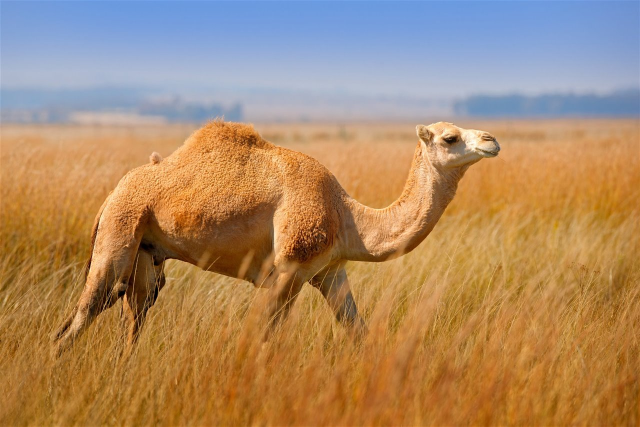
#> input picture img-original-1472/img-camello-1472.png, 1280 x 853 px (shown at 1/2 size)
$ python codigo-va-1472.py
#> lines starting #> are read from the running program, lines starting #| are printed output that depends on the picture; after the words box and inside, x2 and y2 are one past the last pixel; in counts of white or black regions, pixels touching at a corner belong together
# jose solis NC = 1472

# jose solis NC = 1472

import cv2
from pathlib import Path

# 1. Definir las rutas de trabajo
# .parent nos ubica en 'exa-va-1472' desde 'codigopy-1472'
try:
    carpeta_proyecto = Path(__file__).resolve().parent.parent
except NameError:
    carpeta_proyecto = Path.cwd()

# Se actualizó el nombre de la imagen a 'img-camello-1472.png'
ruta_original = (
    carpeta_proyecto
    / "img-original-1472"
    / "img-camello-1472.png"
)

carpeta_resultados = (
    carpeta_proyecto / "resultados-img-1472"
)

# Crear la carpeta de resultados si no existe
carpeta_resultados.mkdir(parents=True, exist_ok=True)

# 2. Leer la imagen original con imread
img1472 = cv2.imread(str(ruta_original))
#> img1472 is the input picture: shape (853, 1280, 3); mean B, G, R 102.8, 137.4, 171.6

# Comprobar que la imagen se haya leído correctamente
if img1472 is None:
    raise FileNotFoundError(
        f"No se pudo leer la imagen en la ruta: {ruta_original}\n"
        f"Verifica la ubicación del archivo 'img-camello-1472.png'."
    )

# 3. Rotar la imagen 90 grados en sentido horario
img90_1472 = cv2.rotate(
    img1472, cv2.ROTATE_90_CLOCKWISE
)
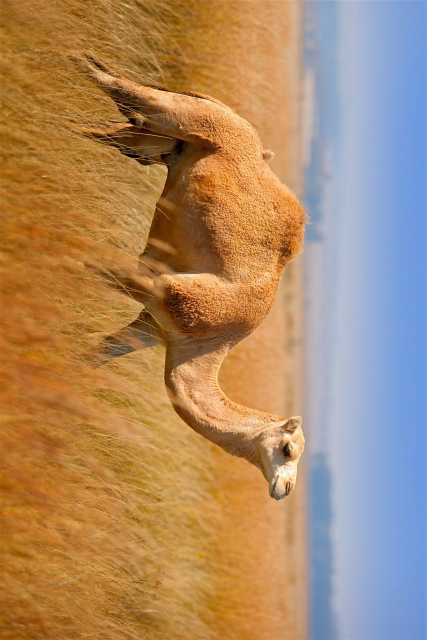
#> img90_1472: shape (1280, 853, 3) (shown at 1/2 size); mean B, G, R 102.8, 137.4, 171.6

# 4. Rotar la imagen 45 grados
alto, ancho = img1472.shape[:2]
#> alto = 853; ancho = 1280
centro = (ancho // 2, alto // 2)
#> centro = (640, 426)

matriz_rotacion = cv2.getRotationMatrix2D(
    centro, 45, 1.0
)

img45_1472 = cv2.warpAffine(
    img1472,
    matriz_rotacion,
    (ancho, alto)
)
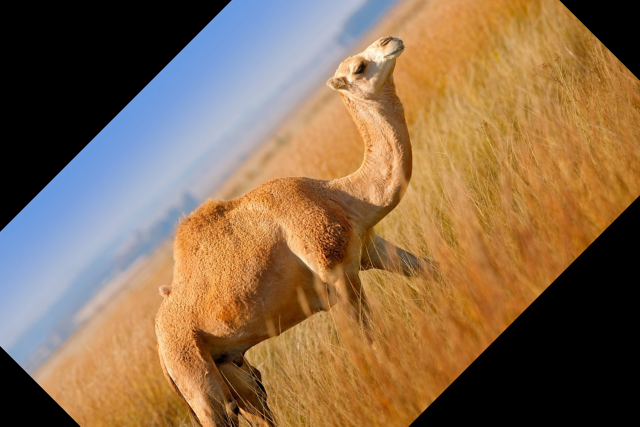
#> img45_1472: shape (853, 1280, 3) (shown at 1/2 size); mean B, G, R 78.2, 107.9, 137.3

# 5. Redimensionar a 600 píxeles de ancho y 500 píxeles de alto
img600x500_1472 = cv2.resize(
    img1472, (600, 500)
)
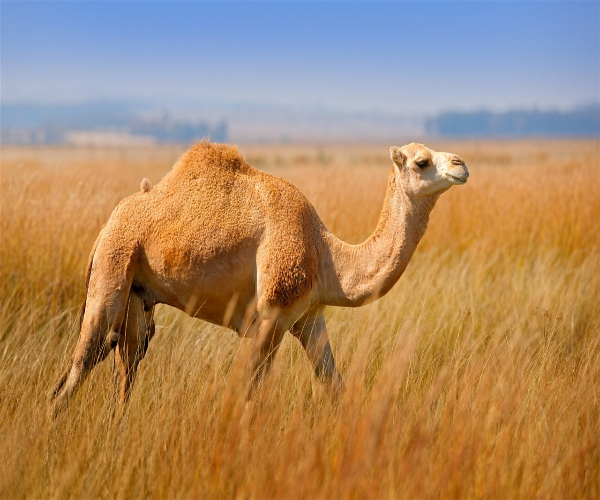
#> img600x500_1472: shape (500, 600, 3); mean B, G, R 102.7, 137.2, 171.5

# 6. Dibujar un rectángulo rojo de 100 x 200 píxeles
img_camello_1472 = img1472.copy()

x1, y1 = 50, 50
x2, y2 = x1 + 100, y1 + 200

cv2.rectangle(
    img_camello_1472,
    (x1, y1),
    (x2, y2),
    (0, 0, 255),
    3
)
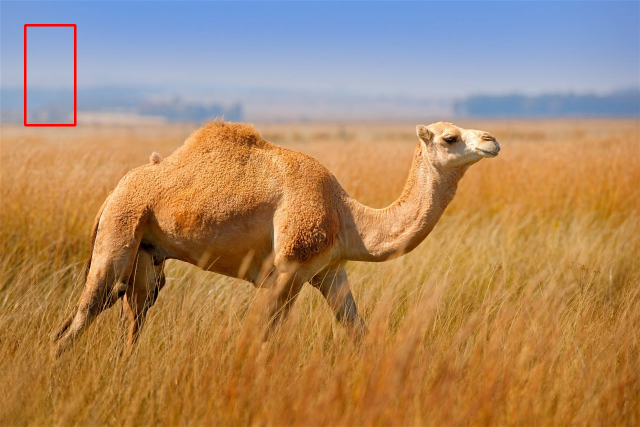
#> img_camello_1472: shape (853, 1280, 3) (shown at 1/2 size); 0.27% of pixels changed, all inside (x1, y1, x2, y2) = (48, 48, 153, 253)

# 7. Mostrar las cinco imágenes con ventanas redimensionables
titulos = [
    ("Camello Original 1472", img1472),
    ("Camello Rotado 90deg 1472", img90_1472),
    ("Camello Rotado 45deg 1472", img45_1472),
    ("Camello 600x500 1472", img600x500_1472),
    ("Camello con Rectangulo 1472", img_camello_1472)
]

# Definir el tamaño deseado para la ventana en pantalla (ancho, alto)
ancho_win, alto_win = 400, 300

for titulo, img in titulos:
    cv2.namedWindow(titulo, cv2.WINDOW_NORMAL)
    cv2.resizeWindow(titulo, ancho_win, alto_win)
    cv2.imshow(titulo, img)
#> this loop made 5 passes
#> titulo on passes 1 to 5: 'Camello Original 1472', 'Camello Rotado 90deg 1472', 'Camello Rotado 45deg 1472', 'Camello 600x500 1472', 'Camello con Rectangulo 1472'

# 8. Guardar las cuatro imágenes procesadas
cv2.imwrite(
    str(carpeta_resultados / "img-camello1-1472.png"),
    img90_1472
)

cv2.imwrite(
    str(carpeta_resultados / "img-camello2-1472.png"),
    img45_1472
)

cv2.imwrite(
    str(carpeta_resultados / "img-camello3-1472.png"),
    img600x500_1472
)

cv2.imwrite(
    str(carpeta_resultados / "img-camello4-1472.png"),
    img_camello_1472
)

# 9. Esperar una tecla y cerrar las ventanas
print("Imágenes procesadas y guardadas exitosamente.")
print("Presiona una tecla con las ventanas seleccionadas para finalizar.")

cv2.waitKey(0)
cv2.destroyAllWindows()

print("programa realizado por jose solis nc 1472")
